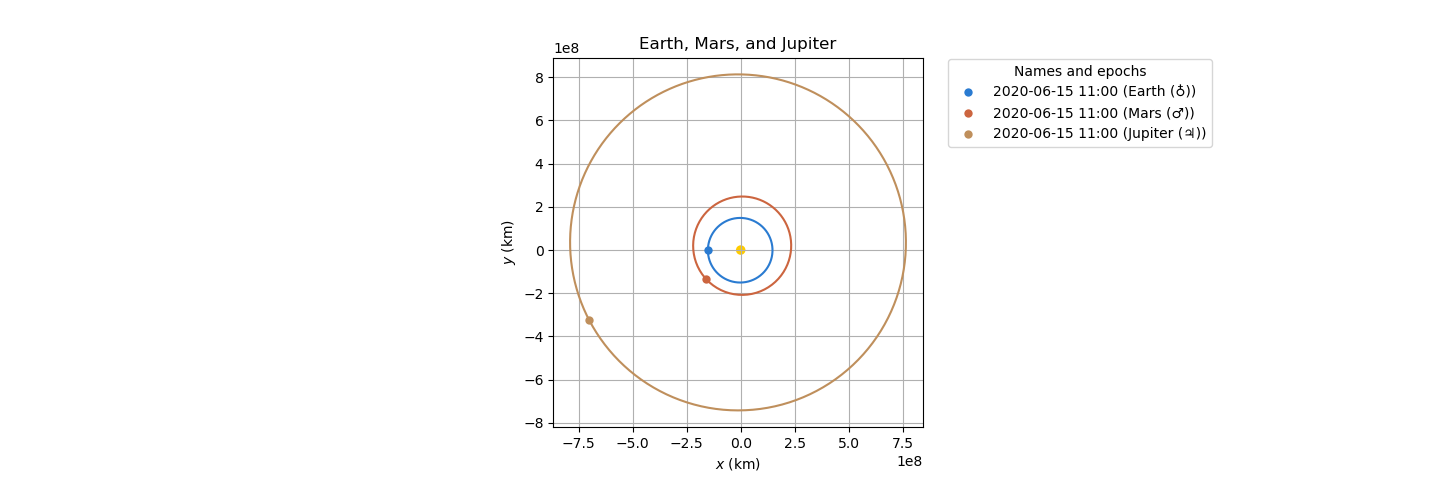

Python code for this plot:
#!/usr/bin/env python
# coding: utf-8

# # Customising static orbit plots

# The default styling for plots works pretty well however sometimes you may need to change things. The following will show you how to change the style of your plots and have different types of lines and dots
#
# This is the default plot we will start with:


from astropy.time import Time
import matplotlib.pyplot as plt

from poliastro.plotting import StaticOrbitPlotter
from poliastro.frames import Planes
from poliastro.bodies import Earth, Mars, Jupiter, Sun
from poliastro.twobody import Orbit

dat = "2020-06-15 11:00:00"
epoch = Time(dat, scale="tdb")

fig, ax = plt.subplots()
ax.grid(True)
ax.set_title("Earth, Mars, and Jupiter")
ax.set_facecolor("None")

plotter = StaticOrbitPlotter(ax)
plotter.plot_body_orbit(Earth, epoch, label=Earth)
plotter.plot_body_orbit(Mars, epoch, label=Mars)
plotter.plot_body_orbit(Jupiter, epoch, label=Jupiter)
plt.savefig("./orbit.png")
plt.show()
